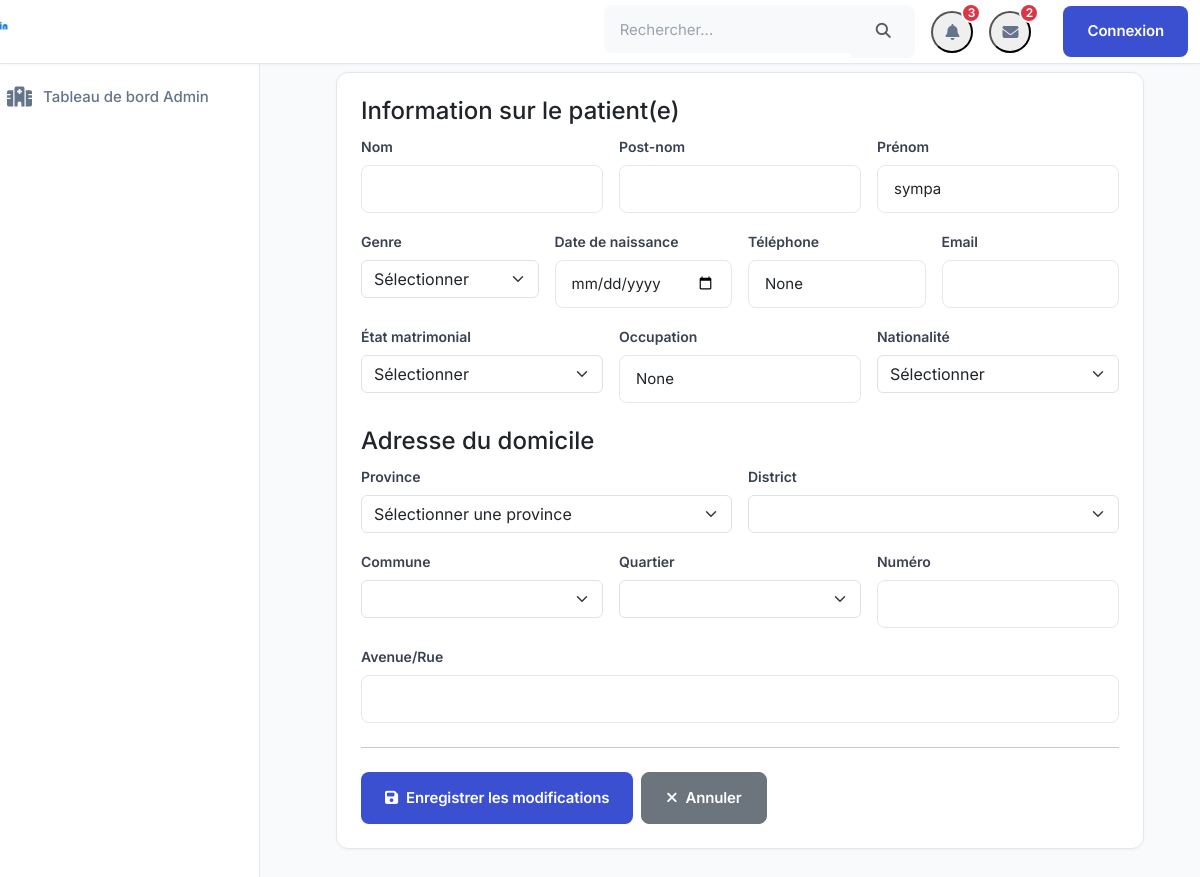
The page /core/edit_patient/1/ on the database its author committed.
### core/models.py (models this page shows, shortened)
class Patients(models.Model):
    MERITAL_STATUS = [
        ("Single","Célibataire"),
        ("Married","Marié(e)"),
        ("Widowed","Veuf(vue)"),
        ("Divorced","Divorcé(e)"),
    ]
    CONSULTATION_STATUS = [
        ("En attente de consultation","En attente de consultation"),
        ("Consultation effectuée","Consultation effectuée"),
        ("Consultation annulée","Consultation annulée"),
        ("Consultation terminée","Consultation terminée"),
    ]
    user = models.OneToOneField(settings.AUTH_USER_MODEL, on_delete=models.CASCADE, related_name='patient', null=True, blank=True)
    name = models.CharField(max_length=255, null=True, blank=True)
    first_name = models.CharField(max_length=255)
    last_name = models.CharField(max_length=255, null=True, blank=True)
    birth_date = models.DateField(null=True, blank=True)
    gender = models.CharField(max_length=10, choices=GENDER_CHOICES, null=True, blank=True)
    phone_number = models.CharField(max_length=20, null=True, blank=True)
    email = models.EmailField(null=True, blank=True)
    reference = models.CharField(max_length=255, null=True, blank=True)
    created_at = models.DateTimeField(auto_now_add=True)
    status = models.CharField(max_length=10, choices=MERITAL_STATUS, null=True, blank=True)
    occupation = models.CharField(max_length=255, null=True, blank=True)
    nationality = models.CharField(max_length=255, null=True, blank=True)
    consultation_status = models.CharField(max_length=255, choices=CONSULTATION_STATUS, default="En attente de consultation")
    emergency_contact_name = models.CharField(max_length=255, null=True, blank=True)
    emergency_contact_phone = models.CharField(max_length=20, null=True, blank=True)
    address = models.TextField(null=True, blank=True)
    medical_history = models.TextField(null=True, blank=True)
    allergies = models.TextField(null=True, blank=True)
    blood_group = models.CharField(max_length=10, null=True, blank=True)
    insurance_provider = models.CharField(max_length=255, null=True, blank=True)
    insurance_number = models.CharField(max_length=255, null=True, blank=True)
    updated_at = models.DateTimeField(auto_now=True)
    class Meta:
        ordering = ["-created_at"]

### core/views.py (the view, shortened to what this page needs)
# urls.py: path('edit_patient/<int:id>/', edit_patient, name='edit_patient'),
def edit_patient(request, id):
    try:
        patient = Patients.objects.get(id=id)
        context = {
            'patient': patient
        }
        return render(request, 'core/edit_patient.html', context)
    except Exception as e:
        messages.error(request, f'Une erreur est survenue: {str(e)}')
        return redirect('detail_patient', id=id)

### doctors/context_processors.py (called while the page is built)
def active_consultation(request):
    return {
        'active_consultation': getattr(request, 'active_consultation', None)
    }

### core/templates/core/edit_patient.html (shortened to what this page needs)
{% extends 'core/base.html' %}
{% block content %}
<div class="container-fluid py-3" style="height: 90vh; overflow-y: auto;">
    <div class="card">
        <div class="card-body py-4">
            <form method="POST" class="needs-validation" novalidate>
                <section class="mb-4">
                    <h4 class="mb-2">Information sur le patient(e)</h4>
                    <div class="row g-3">
                        <div class="col-md-4">
                            <label class="form-label">Nom</label>
                            <input type="text" name="last_name" class="form-control" value="{{ patient.last_name }}" required>
                        </div>
                        <div class="col-md-4">
                            <label class="form-label">Post-nom</label>
                            <input type="text" name="middle_name" class="form-control" value="{{ patient.middle_name }}" required>
                        </div>
                        <div class="col-md-4">
                            <label class="form-label">Prénom</label>
                            <input type="text" name="first_name" class="form-control" value="{{ patient.first_name }}" required>
                        </div>
                        <div class="col-md-3">
                            <label class="form-label">Genre</label>
                            <select name="gender" class="form-select" required>
                                <option value="">Sélectionner</option>
                            </select>
                        </div>
                        <div class="col-md-3">
                            <label class="form-label">Date de naissance</label>
                            <input type="date" name="birth_date" class="form-control" value="{{ patient.birth_date|date:'Y-m-d' }}" required>
                        </div>
                        <div class="col-md-3">
                            <label class="form-label">Téléphone</label>
                            <input type="tel" name="phone_number" class="form-control" value="{{ patient.phone_number }}" required>
                        </div>
                        <div class="col-md-3">
                            <label class="form-label">Email</label>
                            <input type="email" name="email_address" class="form-control" value="{{ patient.email_address }}">
                        </div>
                        <div class="col-md-4">
                            <label class="form-label">État matrimonial</label>
                            <select name="marital_status" class="form-select" required>
                                <option value="">Sélectionner</option>
                            </select>
                        </div>
                        <div class="col-md-4">
                            <label class="form-label">Occupation</label>
                            <input type="text" name="occupation" class="form-control" value="{{ patient.occupation }}">
                        </div>
                        <div class="col-md-4">
                            <label class="form-label">Nationalité</label>
                            <select name="nationality" class="form-select" required>
                                <option value="">Sélectionner</option>
                            </select>
                        </div>
                    </div>
                </section>
                <section class="mb-4">
                    <h4 class="mb-2">Adresse du domicile</h4>
                    <div class="row g-3">
                        <div class="col-md-6">
                            <label class="form-label">Province</label>
                            <select name="province" class="form-select" required>
                                <option value="">Sélectionner une province</option>
                            </select>
                        </div>
                        <div class="col-md-6">
                            <label class="form-label">District</label>
                            <select name="district" class="form-select" required>
                                <option value="{{ patient.district }}" selected>{{ patient.district }}</option>
                            </select>
                        </div>
                        <div class="col-md-4">
                            <label class="form-label">Commune</label>
                            <select name="municipality" class="form-select" required>
                                <option value="{{ patient.municipality }}" selected>{{ patient.municipality }}</option>
                            </select>
                        </div>
                        <div class="col-md-4">
                            <label class="form-label">Quartier</label>
                            <select name="neighborhood" class="form-select" required>
                                <option value="{{ patient.neighborhood }}" selected>{{ patient.neighborhood }}</option>
                            </select>
                        </div>
                        <div class="col-md-4">
                            <label class="form-label">Numéro</label>
                            <input type="text" name="house_number" class="form-control" value="{{ patient.house_number }}" required>
                        </div>
                        <div class="col-12">
                            <label class="form-label">Avenue/Rue</label>
                            <input type="text" name="street_address" class="form-control" value="{{ patient.street_address }}" required>
                        </div>
                    </div>
                </section>
                <hr class="my-4">
                <div class="d-flex gap-2">
                    <button type="submit" class="btn btn-primary">
                        <i class="fas fa-save me-2"></i>Enregistrer les modifications
                    </button>
                    <a href="{% url 'detail_patient' patient.id %}" class="btn btn-secondary">
                        <i class="fas fa-times me-2"></i>Annuler
                    </a>
                </div>
            </form>
        </div>
    </div>
</div>
{% endblock %}

### server/static/css/style.css (style rules this page uses)
body { background-color: #f5f5f5; margin: 0; padding: 0; font-family: sans-serif; }
.btn-primary { background-color: rgb(11, 88, 160); border: none; transition: all 0.3s ease; }
.card { box-shadow: 0 4px 12px rgba(0, 0, 0, 0.1); transition: transform 0.3s ease, box-shadow 0.3s ease; }
.form-control { border-radius: 10px; border: 1px solid #ddd; padding: 10px; transition: border-color 0.3s ease, box-shadow 0.3s ease; }
.btn-primary { background-color: #3498db; border: none; border-radius: 10px; padding: 10px 20px; transition: background-color 0.3s ease; }
label { font-weight: 500; color: #34495e; }

### core/templates/core/base.html (style rules this page uses)
:root { --primary-color: #3B4FD1; --primary-light: #4B5EE4; --primary-dark: #2D3EB2; --secondary-color: #00B5B8; --success-color: #00A991; --danger-color: #FF5C7C; --warning-color: #FFA726; --info-color: #2196F3; --text-primary: #1e293b; --text-secondary: #64748b; --text-muted: #94a3b8; --bg-light: #f8fafc; --bg-white: #ffffff; --bg-sidebar: #1e293b; --border-color: #e2e8f0; --shadow-sm: 0 1px 2px 0 rgb(0 0 0 / 0.05); --shadow: 0 1px 3px 0 rgb(0 0 0 / 0.1), 0 1px 2px -1px rgb(0 0 0 / 0.1); --shadow-md: 0 4px 6px -1px rgb(0 0 0 / 0.1), 0 2px 4px -2px rgb(0 0 0 / 0.1); --shadow-lg: 0 10px 15px -3px rgb(0 0 0 / 0.1), 0 4px 6px -4px rgb(0 0 0 / 0.1); --radius-sm: 0.375rem; --radius: 0.5rem; --radius-lg: 0.75rem; --radius-full: 9999px; --transition: all 0.3s ease; }
body { font-family: 'Inter', sans-serif; color: var(--text-primary); background-color: var(--bg-light); line-height: 1.5; -webkit-font-smoothing: antialiased; }
.form-control { border: 1px solid #E5E7EB; border-radius: 8px; padding: 0.875rem 1rem; transition: var(--transition); font-size: 0.9375rem; background-color: #FFFFFF; height: 48px; }
.form-control::placeholder { color: #9CA3AF; }
.form-label { font-weight: 600; color: #374151; margin-bottom: 0.5rem; font-size: 0.875rem; }
.btn { padding: 0.875rem 1.5rem; border-radius: 8px; font-weight: 600; transition: all 0.2s ease; font-size: 0.9375rem; letter-spacing: -0.01em; }
.btn-primary { background: var(--primary-color); border-color: var(--primary-color); color: white; }
.card { border: 1px solid #E5E7EB; border-radius: 12px; box-shadow: 0 1px 3px rgba(0,0,0,0.04); transition: all 0.2s ease; background: #FFFFFF; overflow: hidden; }
.card-body { padding: 1.5rem; }

### rows shown on the page
Patients: first_name "sympa", phone_number "None", occupation "None"
